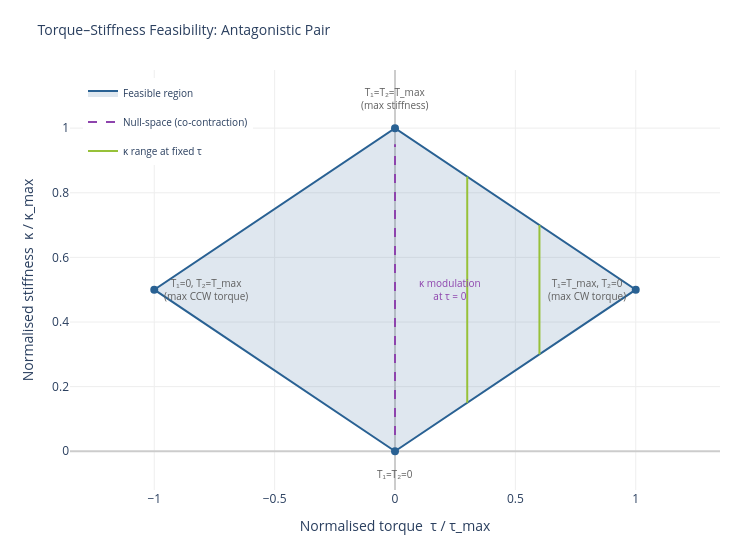

Notebook cell for this chart:
### Markdown cell above
### Torque–Stiffness Decoupling

With two cables ($m = 2$) for one joint ($n = 1$), there is one degree
of redundancy ($r = m - n = 1$). This null-space freedom allows
**independent control of torque and stiffness**.

Given tension bounds $0 \leq T_i \leq T_\mathrm{max}$, the
feasible region in $(\tau, \kappa)$ space forms a **diamond** (rhombus):

- At **zero torque**, the full stiffness range $[0, \kappa_\mathrm{max}]$ is accessible.
- At **maximum torque**, stiffness is fixed (no co-contraction headroom).
- The vertical axis represents the **null-space direction**: changing
  stiffness without affecting torque.

### Code cell
# =================================================================
# Figure 2 — Torque–Stiffness Feasibility Space
# =================================================================
fig = torque_stiffness_figure(show_caption=show_caption)
fig.show()

### Figure 1 — Plotly figure (JSON) as saved in the notebook; plotly's stock layout.template omitted (floating-point values rounded to 4 significant figures)
{"data": [{"fill": "toself", "fillcolor": "rgba(41, 97, 147, 0.15)", "line": {"color": "#296193", "width": 2}, "mode": "lines", "name": "Feasible region", "type": "scatter", "x": [0.0, 1.0, 0.0, -1.0, 0.0], "y": [0.0, 0.5, 1.0, 0.5, 0.0]}, {"marker": {"color": "#296193", "size": 8}, "mode": "markers", "showlegend": false, "type": "scatter", "x": [0], "y": [0]}, {"marker": {"color": "#296193", "size": 8}, "mode": "markers", "showlegend": false, "type": "scatter", "x": [1], "y": [0.5]}, {"marker": {"color": "#296193", "size": 8}, "mode": "markers", "showlegend": false, "type": "scatter", "x": [0], "y": [1]}, {"marker": {"color": "#296193", "size": 8}, "mode": "markers", "showlegend": false, "type": "scatter", "x": [-1], "y": [0.5]}, {"line": {"color": "#8E44AD", "dash": "dash", "width": 2}, "mode": "lines", "name": "Null-space (co-contraction)", "type": "scatter", "x": [0, 0], "y": [0.05, 0.95]}, {"legendgroup": "scan", "line": {"color": "#97C139", "width": 2}, "mode": "lines", "name": "κ range at fixed τ", "showlegend": true, "type": "scatter", "x": [0.3, 0.3], "y": [0.15, 0.85]}, {"legendgroup": "scan", "line": {"color": "#97C139", "width": 2}, "mode": "lines", "showlegend": false, "type": "scatter", "x": [0.6, 0.6], "y": [0.3, 0.7]}], "layout": {"annotations": [{"font": {"color": "#5F5F5F", "size": 10}, "showarrow": false, "text": "T₁=T₂=0", "x": 0, "xanchor": "center", "xshift": 0, "y": 0, "yanchor": "top", "yshift": -14}, {"font": {"color": "#5F5F5F", "size": 10}, "showarrow": false, "text": "T₁=T_max, T₂=0<br>(max CW torque)", "x": 1, "xanchor": "right", "xshift": -8, "y": 0.5, "yanchor": "middle", "yshift": 0}, {"font": {"color": "#5F5F5F", "size": 10}, "showarrow": false, "text": "T₁=T₂=T_max<br>(max stiffness)", "x": 0, "xanchor": "center", "xshift": 0, "y": 1, "yanchor": "bottom", "yshift": 14}, {"font": {"color": "#5F5F5F", "size": 10}, "showarrow": false, "text": "T₁=0, T₂=T_max<br>(max CCW torque)", "x": -1, "xanchor": "left", "xshift": 8, "y": 0.5, "yanchor": "middle", "yshift": 0}, {"font": {"color": "#8E44AD", "size": 10}, "showarrow": false, "text": "κ modulation<br>at τ = 0", "x": 0, "xshift": 55, "y": 0.5}], "height": 550, "legend": {"font": {"size": 10}, "x": 0.02, "y": 0.98}, "margin": {"b": 60, "l": 70, "r": 30, "t": 70}, "plot_bgcolor": "white", "title": {"font": {"size": 14}, "text": "Torque–Stiffness Feasibility: Antagonistic Pair"}, "width": 750, "xaxis": {"gridcolor": "#eee", "range": [-1.35, 1.35], "title": {"text": "Normalised torque  τ / τ_max"}, "zeroline": true, "zerolinecolor": "#ccc"}, "yaxis": {"gridcolor": "#eee", "range": [-0.12, 1.18], "title": {"text": "Normalised stiffness  κ / κ_max"}, "zeroline": true, "zerolinecolor": "#ccc"}}}
